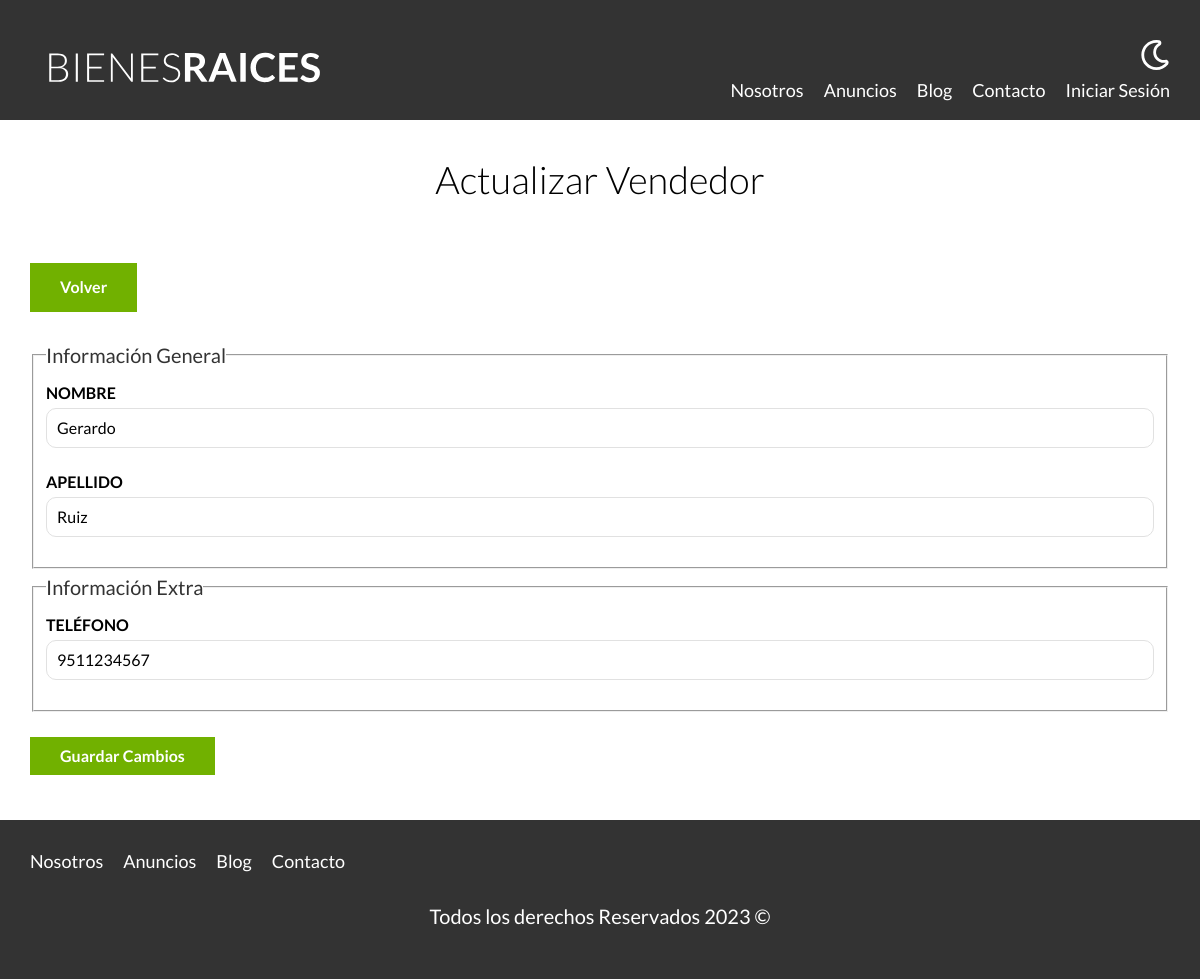
Screenshot of /admin/vendedores/actualizar.php?id=2 with the database file from the repository.
### tables this page shows
CREATE TABLE `vendedores` (
  `id` int NOT NULL AUTO_INCREMENT,
  `nombre` varchar(45) DEFAULT NULL,
  `apellido` varchar(45) DEFAULT NULL,
  `telefono` varchar(10) DEFAULT NULL,
  PRIMARY KEY (`id`)
);

### classes/ActiveRecord.php (called while the page is built, shortened)
<?php
class ActiveRecord{
    protected static $db;
    protected static $tabla = '';
    public static function setDB($database){
        self::$db = $database;
    }
    public static function find($id){
        $query = "SELECT * FROM " . static::$tabla . " WHERE id = $id";
        $resultado = self::consultarSQL($query);
        return array_shift( $resultado);
    }
    public static function consultarSQL($query){
            $resultado = self::$db->query($query);
        $array = [];
        while($registro = $resultado->fetch_assoc()){
            $array[] = static::crearObjeto($registro);
        }
        return $array;
    }
    protected static function crearObjeto($registro){
        $objeto = new static;
        foreach($registro as $key => $value){
            if(property_exists($objeto, $key)){
                $objeto->$key = $value;
            }
        }
        return $objeto;
    }
}
?>

### includes/funciones.php (called while the page is built, shortened)
<?php
function s($html):string{
    $s = htmlspecialchars($html);
    return $s;
}

### includes/templates/formulario_vendedores.php (the view)
<fieldset>
    <legend>Información General</legend>
    <label for="titulo">Nombre</label>
    <input type="text" id="nombre" name="vendedor[nombre]" placeholder="Nombre Vendedor" value="<?php echo s($vendedor->nombre); ?>">
    <label for="apellido">Apellido</label>
    <input type="text" id="nombre" name="vendedor[apellido]" placeholder="Apellido Vendedor" value="<?php echo s($vendedor->apellido); ?>">
</fieldset>
<fieldset>
    <legend>Información Extra</legend>
    <label for="telefono">Teléfono</label>
    <input type="tel" id="telefono" name="vendedor[telefono]" placeholder="Telefono" value="<?php echo s($vendedor->telefono); ?>">
</fieldset>

### build/css/app.css (style rules this page uses)
html { line-height:1.15;-webkit-text-size-adjust:100% }
body { margin:0 }
button,input,optgroup,select,textarea { font-family:inherit;font-size:100%;line-height:1.15;margin:0 }
button,input { overflow:visible }
fieldset { padding:.35em .75em .625em }
legend { box-sizing:border-box;color:inherit;display:table;max-width:100%;padding:0;white-space:normal }
html { font-size:62.5%;box-sizing:border-box }
*,:after,:before { box-sizing:inherit }
body { font-family:Lato,sans-serif;font-size:1.6rem;line-height:1.8 }
.formulario legend { font-size:2rem;color:#333 }
.formulario label { font-weight:700;text-transform:uppercase;display:block }
.formulario input:not([type=submit]),.formulario select,.formulario textarea { padding:1rem;display:block;width:100%;background-color:#fff;border:1px solid #e1e1e1;border-radius:1rem;margin-bottom:2rem }

### rows the page displays
vendedores: nombre "Gerardo", apellido "Ruiz", telefono "9511234567"
